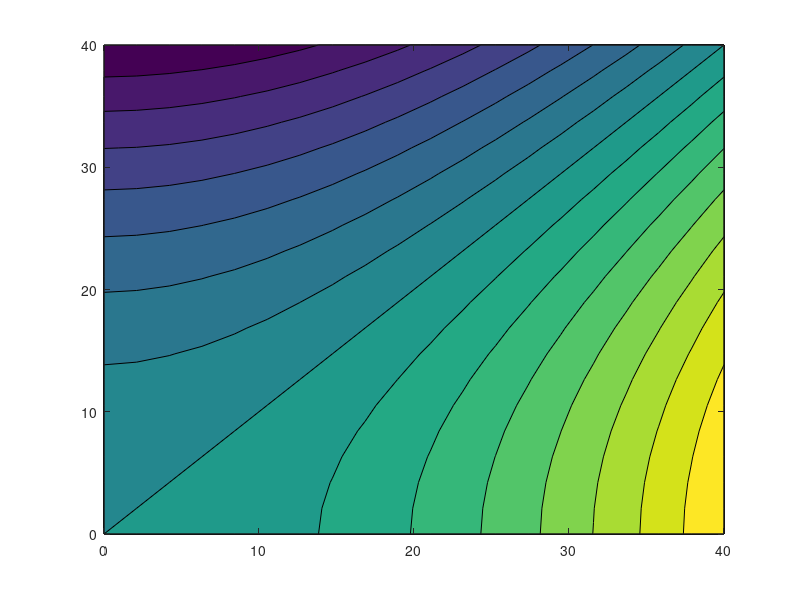

MATLAB code for this plot:
v_0 = 8.33;    % Startgeschwindigkeit
v_1 = 0;        % Zielgeschwindigkeit

t = 2;          % Bremskraftentwicklungszeit (Durschlagzeit im Zug, Aufbauzeit

a = 0.2;          % Bremsverzögerung

st = 1;         % Steigung

g = 9.81;       % Fallbeschleunigung

s_b = (v_0 - v_1) * t + ((v_0 * v_0 - v_1 * v_1)/(2 * ((g * st/1000) + a))); % Bremsweg

a_test = ((v_0 * v_0)/(364))+(9.81/1000);

disp(s_b);

disp(a_test);

% figure 1: x:v_0 [0:40]; y:v_1 [0:40]

x_1 = linspace(0, 40, 20);
y_1 = linspace(0, 40, 20);
[X_1,Y_1] = meshgrid(x_1, y_1);
Z_1 = (X_1 - Y_1) * t + ((X_1.^2 - Y_1.^2)/(2 * ((g * st/1000) + a)));
contourf(X_1,Y_1,Z_1,15)



f = @(x_1,y_1) (x_1 - y_1) * t + ((x_1.^2 - y_1.^2)/(2 * ((g * st/1000) + a)));
%fcontour(f)




